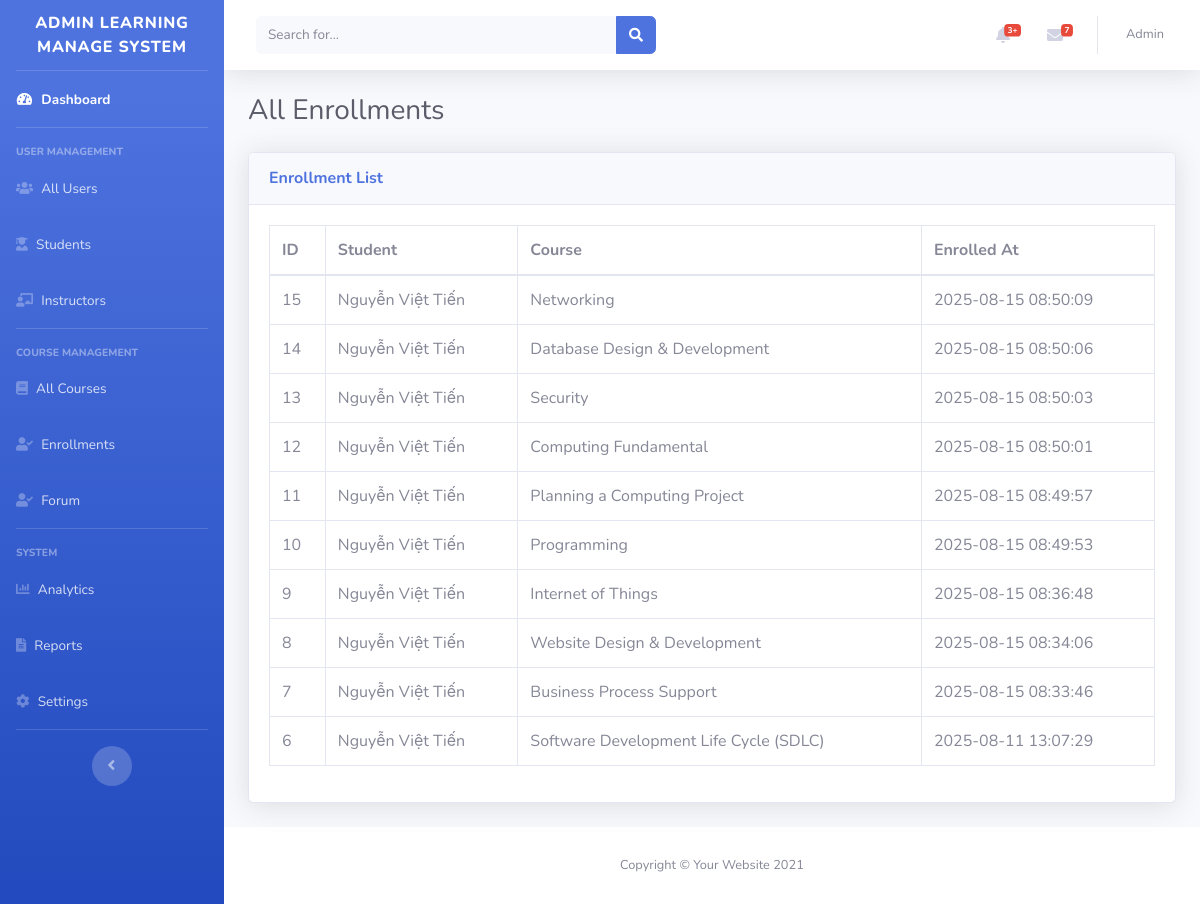
The page /admin/all_enrollments.php on the database its author committed.
### tables this page shows
CREATE TABLE `enrollments` (
  `id` int(11) NOT NULL,
  `user_id` int(11) NOT NULL,
  `course_id` int(11) NOT NULL,
  `enrolled_at` datetime DEFAULT current_timestamp()
);

CREATE TABLE `users` (
  `id` int(11) NOT NULL,
  `name` varchar(100) NOT NULL,
  `email` varchar(100) NOT NULL,
  `password` varchar(255) NOT NULL,
  `role` enum('admin','instructor','student') NOT NULL,
  `reset_token` varchar(100) DEFAULT NULL,
  `reset_token_expires` datetime DEFAULT NULL
);

CREATE TABLE `courses` (
  `id` int(11) NOT NULL,
  `title` varchar(255) NOT NULL,
  `description` text DEFAULT NULL,
  `created_by` int(11) DEFAULT NULL,
  `thumbnail_url` varchar(255) DEFAULT NULL,
  `thumbnail` varchar(255) DEFAULT NULL
);

### admin/all_enrollments.php (the view)
<?php
include '../includes/db.php';
include 'admin_header.php';
$sql = "SELECT e.id, u.name AS student_name, c.title AS course_title, e.enrolled_at FROM enrollments e
        JOIN users u ON e.user_id = u.id
        JOIN courses c ON e.course_id = c.id
        ORDER BY e.id DESC";
$enrollments = $conn->query($sql)->fetchAll(PDO::FETCH_ASSOC);
?>
<div class="container-fluid">
    <h1 class="h3 mb-4 text-gray-800">All Enrollments</h1>
    <div class="card shadow mb-4">
        <div class="card-header py-3">
            <h6 class="m-0 font-weight-bold text-primary">Enrollment List</h6>
        </div>
        <div class="card-body">
            <div class="table-responsive">
                <table class="table table-bordered" id="dataTable" width="100%" cellspacing="0">
                    <thead>
                        <tr>
                            <th>ID</th>
                            <th>Student</th>
                            <th>Course</th>
                            <th>Enrolled At</th>
                        </tr>
                    </thead>
                    <tbody>
                        <?php
                        if ($enrollments && count($enrollments) > 0):
                            foreach($enrollments as $row):
                        ?>
                                <tr>
                                    <td><?php echo $row['id']; ?></td>
                                    <td><?php echo htmlspecialchars($row['student_name']); ?></td>
                                    <td><?php echo htmlspecialchars($row['course_title']); ?></td>
                                    <td><?php echo htmlspecialchars($row['enrolled_at']); ?></td>
                                </tr>
                        <?php
                            endforeach;
                        else: ?>
                            <tr><td colspan="4" class="text-center">No enrollments found.</td></tr>
                        <?php endif; ?>
                    </tbody>
                </table>
            </div>
        </div>
    </div>
</div>
<?php include 'admin_footer.php'; ?>

### rows shown on the page
enrollments: id "15", user.name "Nguyễn Việt Tiến", course.title "Networking", enrolled_at "2025-08-15 08:50:09"
enrollments: id "14", user.name "Nguyễn Việt Tiến", course.title "Database Design & Development", enrolled_at "2025-08-15 08:50:06"
enrollments: id "13", user.name "Nguyễn Việt Tiến", course.title "Security", enrolled_at "2025-08-15 08:50:03"
enrollments: id "12", user.name "Nguyễn Việt Tiến", course.title "Computing Fundamental", enrolled_at "2025-08-15 08:50:01"
enrollments: id "11", user.name "Nguyễn Việt Tiến", course.title "Planning a Computing Project", enrolled_at "2025-08-15 08:49:57"
enrollments: id "10", user.name "Nguyễn Việt Tiến", course.title "Programming", enrolled_at "2025-08-15 08:49:53"
enrollments: id "9", user.name "Nguyễn Việt Tiến", course.title "Internet of Things", enrolled_at "2025-08-15 08:36:48"
enrollments: id "8", user.name "Nguyễn Việt Tiến", course.title "Website Design & Development", enrolled_at "2025-08-15 08:34:06"
enrollments: id "7", user.name "Nguyễn Việt Tiến", course.title "Business Process Support", enrolled_at "2025-08-15 08:33:46"
enrollments: id "6", user.name "Nguyễn Việt Tiến", course.title "Software Development Life Cycle (SDLC)", enrolled_at "2025-08-11 13:07:29"
